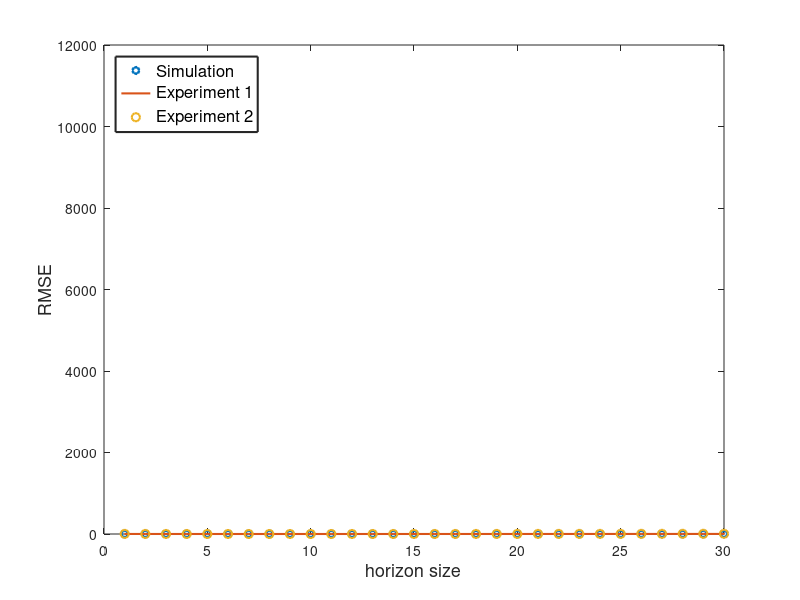

Reproduce this figure in MATLAB.
% paper: Finite Memory Distributed Localization of Multiple Mobile Robots based on Relative Measurement in WSNs
% author: Yeong Jun Kim(colson)
% email: colson@korea.ac.kr || dud3722000@naver.com
% date: 2020-10-18
% https://www.github.com/YeongJunKim/matlab/filters/
clc;
clear all;
close all;

global app;

app.plot_num = 3;
app.dim = 2;

app.min_data = zeros(app.dim, app.plot_num);
app.a_multiplier = zeros(1, app.plot_num);
app.x_linespace = cell(1, app.plot_num);
app.y_data = cell(1, app.plot_num);
app.horizon_size = zeros(1, app.plot_num);

app.index_sim1 = 1;
app.index_exp1 = 2;
app.index_exp2 = 3;


%% initialize
% sim1 data
app.horizon_size(app.index_sim1) = 10;
app.min_data(:,app.index_sim1) = [app.horizon_size(app.index_sim1), 1.22346666667]';
app.a_multiplier(app.index_sim1) = 0.0055;
app.x_linespace{app.index_sim1} = linspace(1,1000,1000);
app.y_data{app.index_sim1} = app.a_multiplier(app.index_sim1) * (app.x_linespace{app.index_sim1} - app.min_data(1, app.index_sim1)).^2 + app.min_data(2, app.index_sim1);
for i = 1:size(app.y_data{app.index_sim1}, 2)
    app.y_data{app.index_sim1}(i) = app.y_data{app.index_sim1}(i) + normrnd(0.01, 0.021);
    app.y_data{app.index_sim1}(i) = app.y_data{app.index_sim1}(i) * 0.8;
    if i < app.horizon_size(app.index_sim1)
       app.y_data{app.index_sim1}(i) = app.y_data{app.index_sim1}(i) + ((app.horizon_size(app.index_sim1) - i) * 0.05);
    end
end
% exp1 data
app.horizon_size(app.index_exp1) = 7;
app.min_data(:,app.index_exp1) = [app.horizon_size(app.index_exp1), 0.20026666667]';
app.a_multiplier(app.index_exp1) = 0.004;
app.x_linespace{app.index_exp1} = linspace(1, 1000, 1000);
app.y_data{app.index_exp1} = app.a_multiplier(app.index_exp1) * (app.x_linespace{app.index_exp1} - app.min_data(1, app.index_exp1)).^2 + app.min_data(2, app.index_exp1);
for i = 1:size(app.y_data{app.index_exp1}, 2)
    app.y_data{app.index_exp1}(i) = app.y_data{app.index_exp1}(i) + normrnd(0.01, 0.011);
    app.y_data{app.index_exp1}(i) = app.y_data{app.index_exp1}(i) * 0.8;
    if i < app.horizon_size(app.index_exp1)-1
       app.y_data{app.index_exp1}(i) = app.y_data{app.index_exp1}(i) * ((app.horizon_size(app.index_exp1) - i) * 0.6);
    end
end
% exp2 data
app.horizon_size(app.index_exp2) = 7;
app.min_data(:,app.index_exp2) = [app.horizon_size(app.index_exp2), 0.1928]';
app.a_multiplier(app.index_exp2) = 0.0127;
app.x_linespace{app.index_exp2} = linspace(1, 1000, 1000);
app.y_data{app.index_exp2} = app.a_multiplier(app.index_exp2) * (app.x_linespace{app.index_exp2} - app.min_data(1, app.index_exp2)).^2 + app.min_data(2, app.index_exp2);
for i = 1:size(app.y_data{app.index_exp2}, 2)
    app.y_data{app.index_exp2}(i) = app.y_data{app.index_exp2}(i) + normrnd(0.01, 0.031);
    app.y_data{app.index_exp2}(i) = app.y_data{app.index_exp2}(i) * 0.8;
    if i < app.horizon_size(app.index_exp2)-1
       app.y_data{app.index_exp2}(i) = app.y_data{app.index_exp2}(i) * ((app.horizon_size(app.index_exp2) - i) * 0.8);
    end
end


%% plotting
% basic setting
app.lineWidth = 1.5;
app.plot_shape = ["-","-","-h", "-o", "-x", "-d"];

% sim1 plot
figure(1);
clf;
plot(app.x_linespace{app.index_sim1} , app.y_data{app.index_sim1}, app.plot_shape(4), 'LineWidth', app.lineWidth, 'DisplayName', 'Simulation'); hold on;
xlim([0, 30]);

plot(app.x_linespace{app.index_exp1}, app.y_data{app.index_exp1}, app.plot_shape(5), 'LineWidth', app.lineWidth, 'DisplayName', 'Experiment 1'); hold on;
xlim([0, 30]);

plot(app.x_linespace{app.index_exp2}, app.y_data{app.index_exp2}, app.plot_shape(6), 'LineWidth', app.lineWidth, 'DisplayName', 'Experiment 2'); hold on;
xlim([0, 30]);

legend('FontSize', 12, 'NumColumns', 1, 'Location', 'northwest', 'LineWidth', app.lineWidth);
xlabel("horizon size", 'FontSize', 13);
ylabel("RMSE", 'FontSize', 13);











